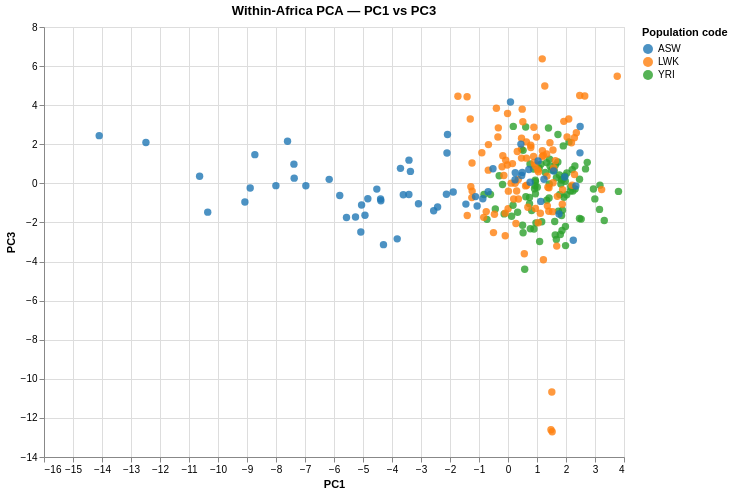

Here is the notebook cell this chart was saved with:
### Code cell
# Creating PC1 v PC3 chart

chart_afr_pc1v3 = alt.Chart(df_afr).mark_circle(size=55, opacity=0.8).encode(
    x='PC1:Q', y='PC3:Q',
    color=alt.Color('Population code:N',
        scale=alt.Scale(scheme='category10')),
    tooltip=['Sample:N', 'Population name:N']
).properties(
    title='Within-Africa PCA — PC1 vs PC3',
    width=580, height=430).interactive()

chart_afr_pc1v3.save('/Users/tim/bioinformatics-portfolio/01b-genes-and-geography/results/figures/pca_africa_pc1v3.html')
chart_afr_pc1v3

### Figure 1 — Vega-Lite specification as saved in the notebook (floating-point values rounded to 4 significant figures; data arrays with more than 128 entries replaced by an {"elided": "..."} marker saying what was removed)
{"config": {"view": {"continuousWidth": 300, "continuousHeight": 300}}, "data": {"name": "data-c3ce906fcb575378679820880c0ff62e"}, "mark": {"type": "circle", "opacity": 0.8, "size": 55}, "encoding": {"color": {"field": "Population code", "scale": {"scheme": "category10"}, "type": "nominal"}, "tooltip": [{"field": "Sample", "type": "nominal"}, {"field": "Population name", "type": "nominal"}], "x": {"field": "PC1", "type": "quantitative"}, "y": {"field": "PC3", "type": "quantitative"}}, "height": 430, "params": [{"name": "param_1e9efca18e7a2868", "select": {"type": "interval", "encodings": ["x", "y"]}, "bind": "scales"}], "title": "Within-Africa PCA — PC1 vs PC3", "width": 580, "$schema": "https://vega.github.io/schema/vega-lite/v6.4.1.json", "datasets": {"data-c3ce906fcb575378679820880c0ff62e": {"elided": "246 records"}}}
